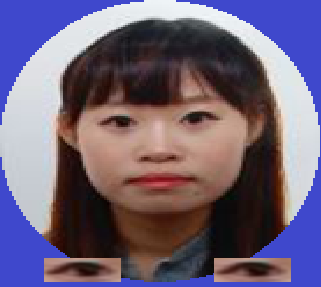
#> input picture SoSaNaRa/hi.png, 321 x 287 px
$ python SkinColor.py
#> lines starting #> are read from the running program, lines starting #| are printed output that depends on the picture; after the words box and inside, x2 and y2 are one past the last pixel; in counts of white or black regions, pixels touching at a corner belong together
import cv2
import numpy as np
import matplotlib
import argparse

img = cv2.imread('hi.png')
#> img is the input picture: shape (287, 321, 3); mean B, G, R 120.9, 97.9, 110.8
img_hsv = cv2.cvtColor(img, cv2.COLOR_BGR2HSV)
#> img_hsv: shape (287, 321, 3); mean H, S, V 68.5, 99.9, 141.4

cv2.imshow('img', img)
h, s, v = cv2.split(img_hsv)
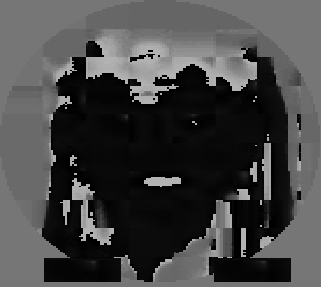
#> h: shape (287, 321); min 0, max 179, mean 68.5
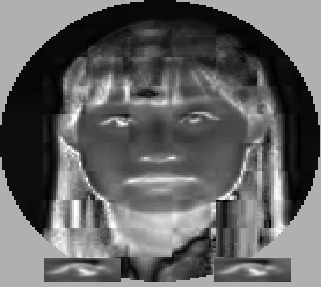
#> s: shape (287, 321); min 0, max 255, mean 99.9
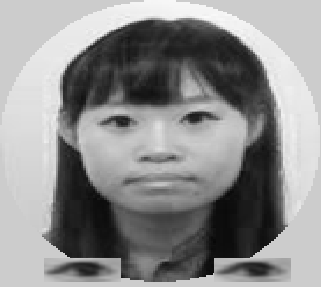
#> v: shape (287, 321); min 7, max 250, mean 141.4
cv2.imshow('h', h)
cv2.imshow('s', s)
cv2.imshow('v', v)
# [4 lines of commented-out code are left out]

lower_skin = np.array([0,30,150])
upper_skin = np.array([20,150,255])

mask = cv2.inRange(img_hsv, lower_skin, upper_skin)
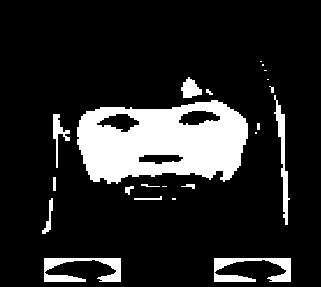
#> mask: shape (287, 321); 14.8% white; 22 white regions (7 under 20 px), largest, box (x1, y1, x2, y2) and area: (77, 100, 248, 184) 10164, (44, 258, 121, 282) 922, (214, 258, 291, 282) 922
# mask = cv2.inRange(img, lower_skin, upper_skin)

img_result = cv2.bitwise_and(img, img, mask=mask)
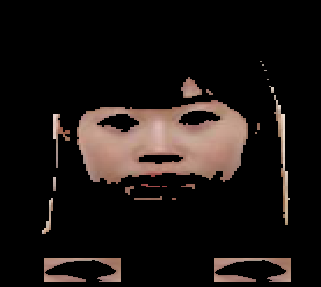
#> img_result: shape (287, 321, 3); mean B, G, R 18.6, 20.8, 26.7

cv2.imshow('mask', mask)
cv2.imshow('img_result', img_result)

cv2.waitKey(0)
cv2.destroyAllWindows()


#
# # construct the argument parse and parse the arguments
# ap = argparse.ArgumentParser()
# ap.add_argument("-i", "--image", help = "head1.jpg")
# args = vars(ap.parse_args())
#
# # load the image
# image = cv2.imread('head1.jpg')
#
# # define the list of boundaries
# boundaries = [
# 	([0, 0, 0], [10, 80, 80])
# ]
#
# # loop over the boundaries
# for (lower, upper) in boundaries:
# 	# create NumPy arrays from the boundaries
# 	lower = np.array(lower, dtype = "uint8")
# 	upper = np.array(upper, dtype = "uint8")
#
# 	# find the colors within the specified boundaries and apply
# 	# the mask
# 	mask = cv2.inRange(image, lower, upper)
# 	output = cv2.bitwise_and(image, image, mask = mask)
#
# 	# show the images
# 	cv2.imshow("images", np.hstack([image, output]))
# 	cv2.waitKey(0)
